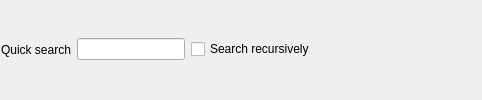
<?xml version="1.0" encoding="UTF-8"?>
<ui version="4.0">
 <class>NodeFBox</class>
 <widget class="QWidget" name="NodeFBox">
  <property name="windowTitle">
   <string notr="true"/>
  </property>
  <layout class="QHBoxLayout" name="horizontalLayout">
   <property name="leftMargin">
    <number>1</number>
   </property>
   <property name="topMargin">
    <number>0</number>
   </property>
   <property name="rightMargin">
    <number>0</number>
   </property>
   <property name="bottomMargin">
    <number>1</number>
   </property>
   <item>
    <widget class="QLabel" name="label">
     <property name="text">
      <string>Quick search</string>
     </property>
    </widget>
   </item>
   <item>
    <widget class="QLineEdit" name="searchClause"/>
   </item>
   <item>
    <widget class="QCheckBox" name="recurse">
     <property name="text">
      <string>Search recursively</string>
     </property>
    </widget>
   </item>
   <item>
    <widget class="QLabel" name="notIndexed">
     <property name="text">
      <string/>
     </property>
    </widget>
   </item>
   <item>
    <widget class="QPushButton" name="search">
     <property name="maximumSize">
      <size>
       <width>32</width>
       <height>32</height>
      </size>
     </property>
     <property name="toolTip">
      <string>Launch quick search</string>
     </property>
     <property name="text">
      <string/>
     </property>
     <property name="icon">
      <iconset resource="gui.qrc">
       <normaloff>:/search_small.png</normaloff>:/search_small.png</iconset>
     </property>
     <property name="iconSize">
      <size>
       <width>24</width>
       <height>24</height>
      </size>
     </property>
     <property name="flat">
      <bool>true</bool>
     </property>
    </widget>
   </item>
   <item>
    <widget class="QPushButton" name="advancedSearch">
     <property name="maximumSize">
      <size>
       <width>32</width>
       <height>32</height>
      </size>
     </property>
     <property name="toolTip">
      <string>Advanced search</string>
     </property>
     <property name="text">
      <string/>
     </property>
     <property name="icon">
      <iconset resource="gui.qrc">
       <normaloff>:/search_advance.png</normaloff>:/search_advance.png</iconset>
     </property>
     <property name="iconSize">
      <size>
       <width>24</width>
       <height>24</height>
      </size>
     </property>
     <property name="flat">
      <bool>true</bool>
     </property>
    </widget>
   </item>
   <item>
    <widget class="QPushButton" name="indexOpt">
     <property name="maximumSize">
      <size>
       <width>32</width>
       <height>32</height>
      </size>
     </property>
     <property name="toolTip">
      <string>Index options</string>
     </property>
     <property name="text">
      <string/>
     </property>
     <property name="icon">
      <iconset resource="gui.qrc">
       <normaloff>:/db_opt.png</normaloff>:/db_opt.png</iconset>
     </property>
     <property name="iconSize">
      <size>
       <width>24</width>
       <height>24</height>
      </size>
     </property>
     <property name="flat">
      <bool>true</bool>
     </property>
    </widget>
   </item>
   <item>
    <spacer name="horizontalSpacer">
     <property name="orientation">
      <enum>Qt::Horizontal</enum>
     </property>
     <property name="sizeHint" stdset="0">
      <size>
       <width>40</width>
       <height>20</height>
      </size>
     </property>
    </spacer>
   </item>
  </layout>
 </widget>
 <resources>
  <include location="gui.qrc"/>
 </resources>
 <connections/>
</ui>
